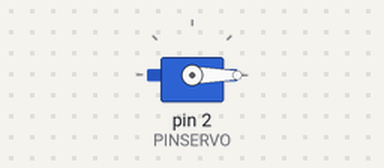
Bench run of a sketch on a simulated Arduino Uno, built with avr-gcc and run on an emulated ATmega328P. Shown: servo.

Above: at 0.05 s.
At 4.0 s:
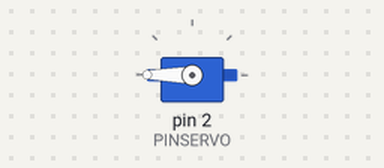
Timing chart, 0 to 5.2 s (numbered marks = the images above):
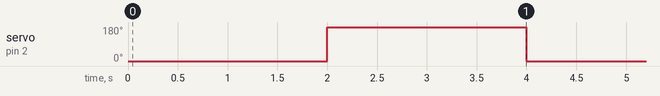

The sketch:

servo.ino
```cpp
#include <Servo.h>

Servo servo;

int PINSERVO = 2;
int POLSMIN = 1000; //0º
int POLSMAX = 2000; //180º

void setup(){
  servo.attach(PINSERVO, POLSMIN, POLSMAX); //(pin del servo, minim, max)
}


void loop(){
  servo.write(0);
  delay(2000);
  servo.write(180);
  delay(2000);
}
```

Measured:
- by itself, servo on pin 2 (PINSERVO): alternates 180° for 2.0 s and 0° for 2.0 s
